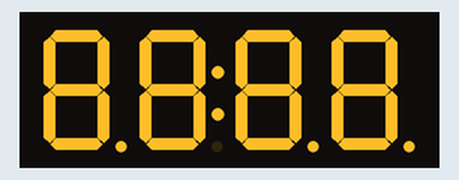
Recording of a sketch running on a simulated ESP32. Shown: 4-digit seven-segment display. At 28.8 s the program stops and its outputs stay as they are.

Above: at 1.1 s.
At 10.2 s:
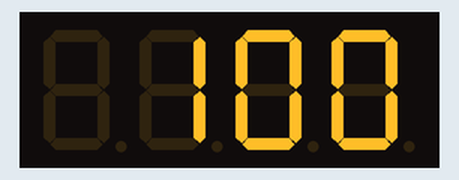
At 15.5 s:
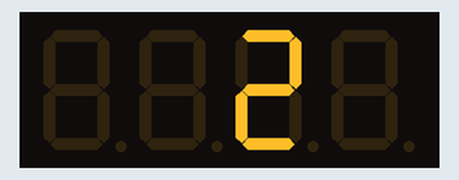
At 24.8 s:
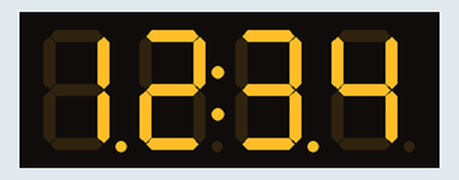
At 26.9 s:
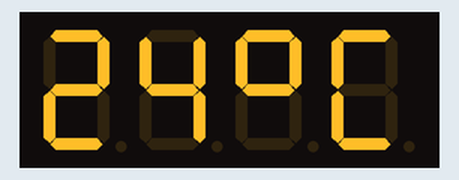
At 28.9 s:
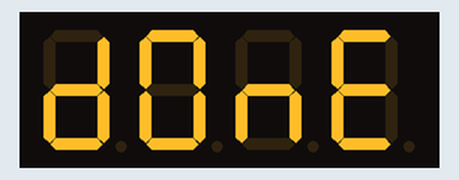

Measured:
- what the display in image 0 shows lasts 1.1 s, from 1.0 s to 2.1 s
- what the display in image 1 shows lasts 1.1 s, from 10.2 s to 11.3 s
- what the display in image 2 shows lasts 0.5 s, from 15.5 s to 16.0 s

The sketch:

TEST-ESP32-TM1637-DISPLAY.ino
```cpp
/* Example code for TM1637 4 digit 7 segment display with Arduino. More info: www.makerguides.com */

// Include the library:
#include <TM1637Display.h>

// Define the connections pins:
#define CLK 2
#define DIO 3

// Create display object of type TM1637Display:
TM1637Display display = TM1637Display(CLK, DIO);

// Create array that turns all segments on:
const uint8_t data[] = {0xff, 0xff, 0xff, 0xff};

// Create array that turns all segments off:
const uint8_t blank[] = {0x00, 0x00, 0x00, 0x00};

// You can set the individual segments per digit to spell words or create other symbols:
const uint8_t done[] = {
  SEG_B | SEG_C | SEG_D | SEG_E | SEG_G,           // d
  SEG_A | SEG_B | SEG_C | SEG_D | SEG_E | SEG_F,   // O
  SEG_C | SEG_E | SEG_G,                           // n
  SEG_A | SEG_D | SEG_E | SEG_F | SEG_G            // E
};

// Create degree Celsius symbol:
const uint8_t celsius[] = {
  SEG_A | SEG_B | SEG_F | SEG_G,  // Circle
  SEG_A | SEG_D | SEG_E | SEG_F   // C
};

void setup() {
  // Clear the display:
  display.clear();
  delay(1000);
}

void loop() {
  // Set the brightness:
  display.setBrightness(7);
  // All segments on:
  display.setSegments(data);

  delay(1000);
  display.clear();
  delay(1000);

  // Show counter:
  int i;
  for (i = 0; i < 101; i++) {
    display.showNumberDec(i);
    delay(50);
  }

  delay(1000);
  display.clear();
  delay(1000);

  // Print number in different locations, loops 2 times:
  int j;
  for (j = 0; j < 2; j++) {
    for (i = 0; i < 4; i++) {
      display.showNumberDec(i, false, 1, i);
      delay(500);
      display.clear();
    }
  }

  delay(1000);
  display.clear();
  delay(1000);

  // Set brightness (0-7):
  int k;
  for (k = 0; k < 8; k++) {
    display.setBrightness(k);
    display.setSegments(data);
    delay(500);
  }

  delay(1000);
  display.clear();
  delay(1000);

  // Print 1234 with the center colon:
  display.showNumberDecEx(1234, 0b11100000, false, 4, 0);

  delay(1000);
  display.clear();
  delay(1000);

  int temperature = 24;
  display.showNumberDec(temperature, false, 2, 0);
  display.setSegments(celsius, 2, 2);

  delay(1000);
  display.clear();
  delay(1000);

  display.setSegments(done);
  while(1);
}
```
